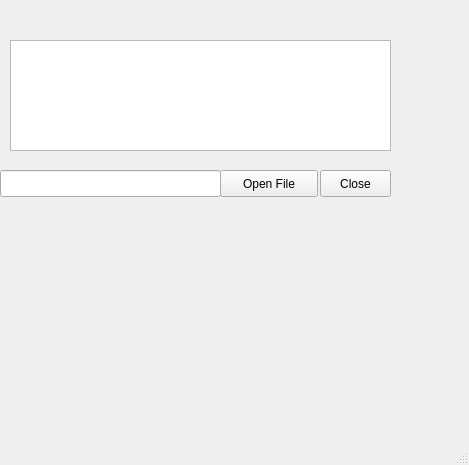
<?xml version="1.0" encoding="UTF-8"?>
<ui version="4.0">
 <class>notepad</class>
 <widget class="QMainWindow" name="notepad">
  <property name="geometry">
   <rect>
    <x>0</x>
    <y>0</y>
    <width>469</width>
    <height>465</height>
   </rect>
  </property>
  <property name="windowTitle">
   <string>MainWindow</string>
  </property>
  <widget class="QWidget" name="centralwidget">
   <widget class="QLineEdit" name="le">
    <property name="geometry">
     <rect>
      <x>0</x>
      <y>170</y>
      <width>221</width>
      <height>27</height>
     </rect>
    </property>
   </widget>
   <widget class="QPushButton" name="pushButton">
    <property name="geometry">
     <rect>
      <x>320</x>
      <y>170</y>
      <width>71</width>
      <height>27</height>
     </rect>
    </property>
    <property name="text">
     <string>Close</string>
    </property>
   </widget>
   <widget class="QPushButton" name="button_open">
    <property name="geometry">
     <rect>
      <x>220</x>
      <y>170</y>
      <width>98</width>
      <height>27</height>
     </rect>
    </property>
    <property name="text">
     <string>Open File</string>
    </property>
   </widget>
   <widget class="QTextEdit" name="textEdit">
    <property name="geometry">
     <rect>
      <x>10</x>
      <y>40</y>
      <width>381</width>
      <height>111</height>
     </rect>
    </property>
   </widget>
  </widget>
  <widget class="QMenuBar" name="menubar">
   <property name="geometry">
    <rect>
     <x>0</x>
     <y>0</y>
     <width>469</width>
     <height>25</height>
    </rect>
   </property>
  </widget>
  <widget class="QStatusBar" name="statusbar"/>
 </widget>
 <resources/>
 <connections>
  <connection>
   <sender>pushButton</sender>
   <signal>clicked()</signal>
   <receiver>notepad</receiver>
   <slot>close()</slot>
   <hints>
    <hint type="sourcelabel">
     <x>458</x>
     <y>371</y>
    </hint>
    <hint type="destinationlabel">
     <x>68</x>
     <y>414</y>
    </hint>
   </hints>
  </connection>
 </connections>
</ui>
